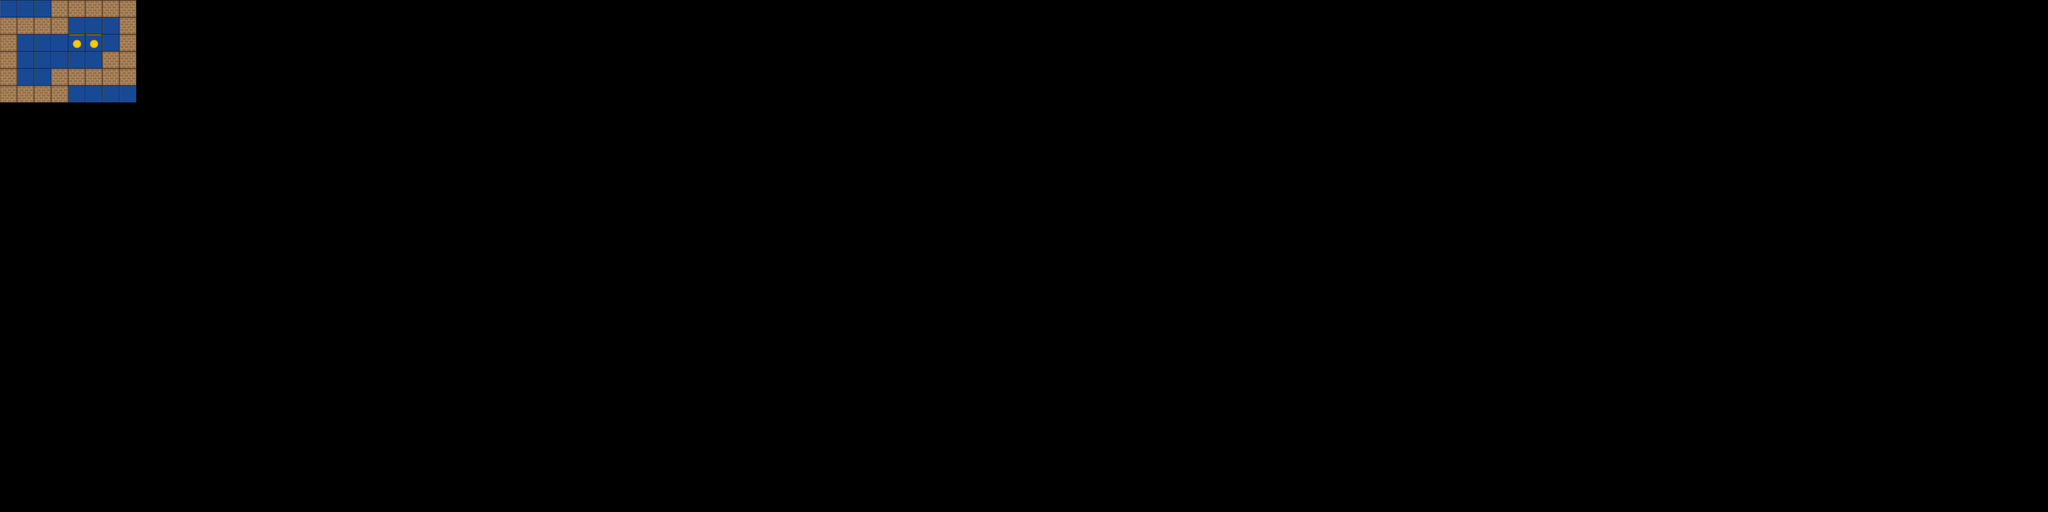

A level layout from a 2D game, rendered from its tile map. Below: a short description, then the map file with tile-grid data replaced by summaries:
An orthogonal 120x30 tile map with 58x58 px tiles, 1 tile layer (back) and 11 objects (7x collision, goal, player, boxFinal, box).

<map version="1.0" orientation="orthogonal" renderorder="right-down" width="120" height="30" tilewidth="58" tileheight="58" nextobjectid="64">
 <tileset firstgid="1" name="sprit" tilewidth="57" tileheight="57" tilecount="8" columns="2">
  <image source="sprite.png" width="155" height="266" />
 </tileset>
 <layer name="back" width="120" height="30">
  <data>[3600 cells, 48 non-empty, 3 distinct tile ids]</data>
 </layer>
 <objectgroup name="collision">
  <object id="12" name="collision" x="174" y="0" width="290" height="58" />
  <object id="13" name="collision" x="0" y="58" width="232" height="58" />
  <object id="14" name="collision" x="0" y="114" width="58" height="232" />
  <object id="15" name="collision" x="58" y="290" width="174" height="58" />
  <object id="16" name="collision" x="174" y="232" width="290" height="58" />
  <object id="17" name="collision" x="348" y="174" width="116" height="58" />
  <object id="18" name="collision" x="406" y="58" width="58" height="116" />
 </objectgroup>
 <objectgroup name="goal">
  <object id="41" name="goal" x="232" y="116" width="116" height="58" />
 </objectgroup>
 <objectgroup name="player">
  <object id="44" name="player" x="232" y="58" width="58" height="58" />
 </objectgroup>
 <objectgroup name="box">
  <object id="48" name="box" type="boxFinal" x="232" y="116" width="58" height="58" />
  <object id="52" name="box" type="box" x="174" y="116" width="58" height="58" />
 </objectgroup>
</map>
